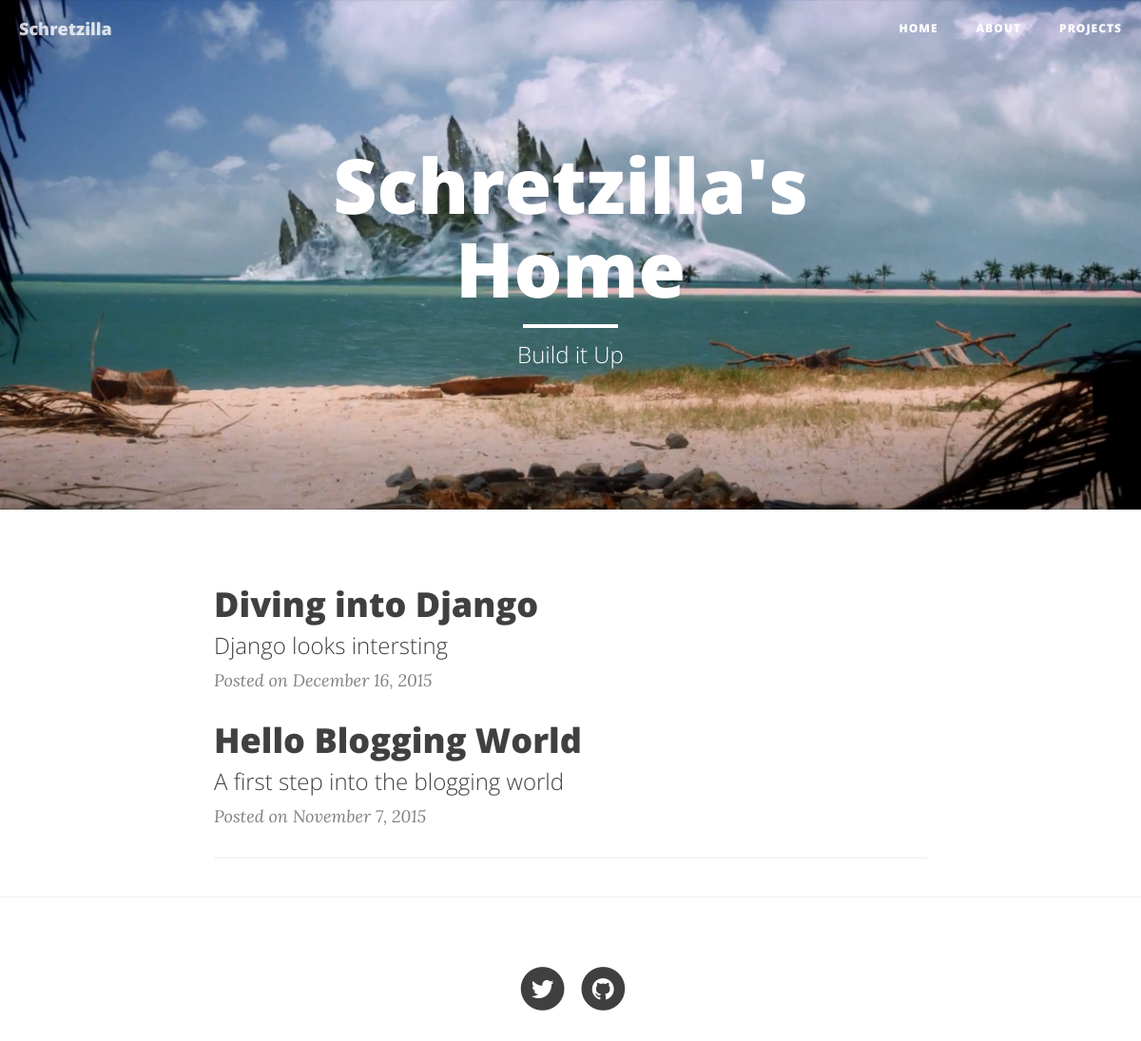
Page /home/ on the earlier database version.
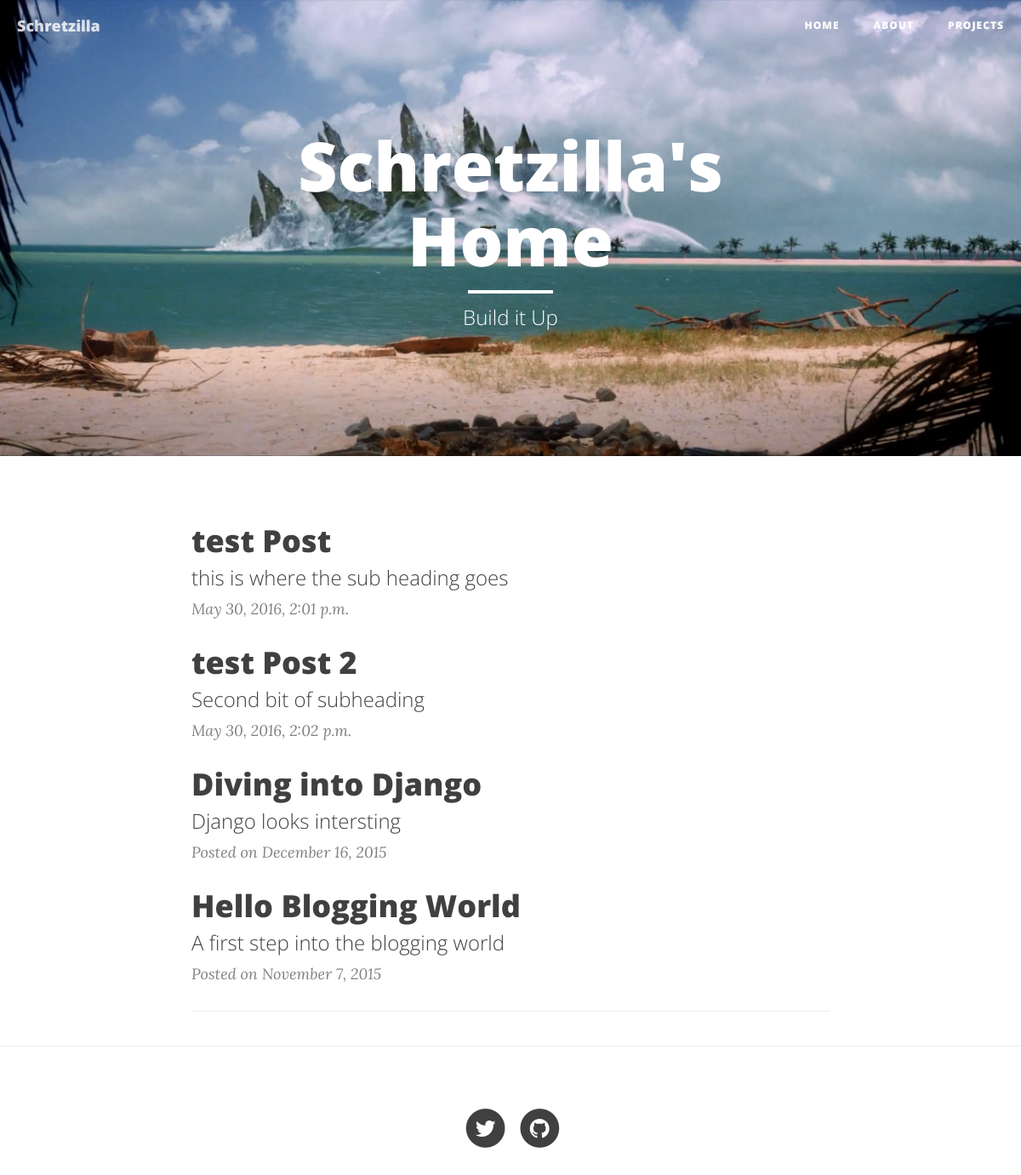
Same page on the later database version.
### blog/models.py (models this page shows)
class Post(models.Model):
    title = models.CharField(max_length=200)
    sub_heading = models.CharField(max_length=300)
    pub_date = models.DateTimeField('date published')
    text = models.TextField(default='Blog post goes here :)')
    header_image_path = models.FilePathField(path='blog/img', default='zilla-bg.png')

### blog/views.py (the view)
# urls.py: url(r'^home/$', views.index, name='index'),
def index(request):
    post_list = Post.objects.all()
    context = { 'post_list' : post_list }
    return render(request, 'blog/index.html', context)

### blog/templates/blog/index.html (shortened to what this page needs)
{% extends "blog/base.html" %}
{% block content %}
{% load staticfiles %}
    <header class="intro-header" style="background-image:url({% static 'blog/img/zilla-bg.png' %});">
        <div class="container">
            <div class="row">
                <div class="col-lg-8 col-lg-offset-2 col-md-10 col-md-offset-1">
                    <div id="header" class="site-heading">
                        <h1>Schretzilla's Home</h1>
                        <hr class="small">
                        <span class="subheading">Build it Up</span>
                    </div>
                </div>
            </div>
        </div>
    </header>
 <div class="container">
        <div class="row">
            <div class="col-lg-8 col-lg-offset-2 col-md-10 col-md-offset-1">
                {% for post in post_list %}
                <div class="post-preview">
                     <a href="/post/{{ post.id }}">
                        <h2 class="post-title">
                            {{ post.title }}
                        </h2>
                        <h3 class="post-subtitle">
                            {{ post.sub_heading }}
                        </h3>
                    </a>
                    <p class="post-meta">{{ post.pub_date }}</p>
                </div>
                {% endfor %}
                <div class="post-preview">
                    <a href="posts/diving_into_django.html">
                        <h2 class="post-title">
                            Diving into Django
                        </h2>
                        <h3 class="post-subtitle">
                            Django looks intersting
                        </h3>
                    </a>
                    <p class="post-meta">Posted on December 16, 2015</p>
                </div>
                <div class="post-preview">
                    <a href="posts/helloworld.html">
                        <h2 class="post-title">
                            Hello Blogging World
                        </h2>
                        <h3 class="post-subtitle">
                            A first step into the blogging world
                        </h3>
                    </a>
                    <p class="post-meta">Posted on November 7, 2015</p>
                </div>
                <hr>
            </div>
        </div>
    </div>
    <hr>
{% endblock %}

### blog/templates/blog/base.html (shortened to what this page needs)
{% load staticfiles %}
<!DOCTYPE html>
<html lang="en">
<head>
    <link href="{% static 'blog/css/bootstrap.min.css' %}" rel="stylesheet">
    <link rel="stylesheet" type="text/css" href="{% static 'blog/css/index.css' %}" />
    <link rel="stylesheet" type="text/css" href="{% static 'blog/css/clean-blog.min.css' %}" />
    <link href="http://maxcdn.bootstrapcdn.com/font-awesome/4.1.0/css/font-awesome.min.css" rel="stylesheet" type="text/css">
</head>
<body>
    <nav class="navbar navbar-default navbar-custom navbar-fixed-top">
        <div class="container-fluid">
            <div class="navbar-header page-scroll">
                <a class="navbar-brand" href="/home">Schretzilla</a>
            </div>
            <div class="collapse navbar-collapse" id="bs-example-navbar-collapse-1">
                <ul class="nav navbar-nav navbar-right">
                    <li>
                        <a href="/home">Home</a>
                    </li>
                    <li>
                        <a href="/about">About</a>
                    </li>
                    <li>
                        <a href="/projects">Projects</a>
                    </li>
                </ul>
            </div>
        </div>
    </nav>
        {% block content %}
        {% endblock %}
    <footer>
        <div class="container">
            <div class="row">
                <div class="col-lg-8 col-lg-offset-2 col-md-10 col-md-offset-1">
                    <ul class="list-inline text-center">
                        <li>
                            <a href="https://twitter.com/sir_schretzilla">
                                <span class="fa-stack fa-lg">
                                    <i class="fa fa-circle fa-stack-2x"></i>
                                    <i class="fa fa-twitter fa-stack-1x fa-inverse"></i>
                                </span>
                            </a>
                        </li>
                            <a href="https://github.com/schretzilla">
                                <span class="fa-stack fa-lg">
                                    <i class="fa fa-circle fa-stack-2x"></i>
                                    <i class="fa fa-github fa-stack-1x fa-inverse"></i>
                                </span>
                            </a>
                    </ul>
                </div>
            </div>
        </div>
    </footer>
</body>
</html>

### blog/static/blog/css/index.css (style rules this page uses)
header { background-image:url('../img/zilla-bg.png'); }

Differences in the rows shown:
added Post: title "test Post", sub_heading "this is where the sub heading goes", pub_date "May 30, 2016, 2:01 p.m."
added Post: title "test Post 2", sub_heading "Second bit of subheading", pub_date "May 30, 2016, 2:02 p.m."
